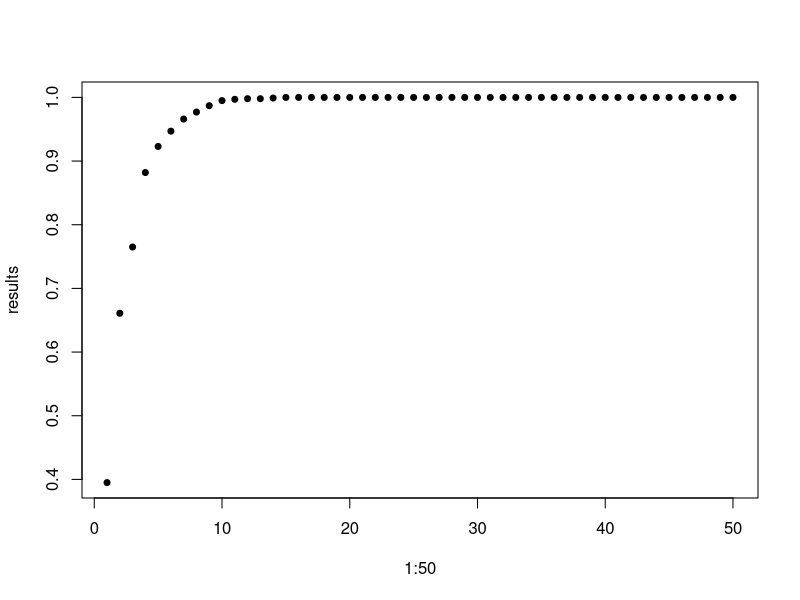
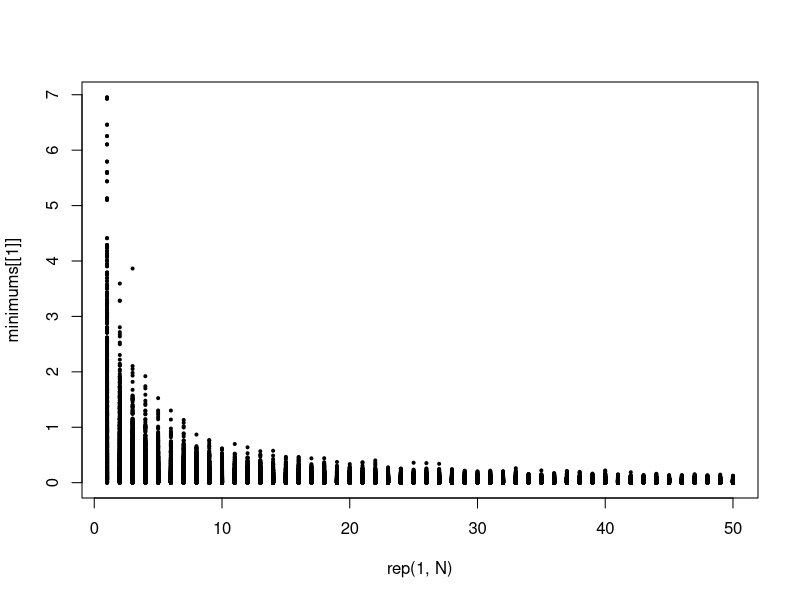

Here is the R script that generated these plots, in order:
## ---- chunk 1
N <- 1000
minimums <- c()
mins <- rep(0, N)
for (i in 1:N){
  mins[i] <- min(rexp(n=1))
}
minimums[[1]] <- mins

## ---- chunk 2
firstProb <- sum(mins < 0.5) / N

## ---- chunk 3
results <- c()
results[[1]] <- firstProb

for (j in 2:50){
    for (i in 1:N) {
        mins[i]<-min(rexp(n=j))
    }
    results[[j]] <- sum(mins < 0.5) / N
    minimums[[j]] <- mins
}
## ---- chunk 4
plot(x = 1:50, y = results, pch = 19, cex=.8)
## ---- chunk 5
plot(x = rep(1, N), y = minimums[[1]], xlim=range(1:50), pch = 19, cex=.4)
for (i in 1:50){
    points(x <- rep(i, N), y <- minimums[[i]], pch = 19, cex=.4)
}
